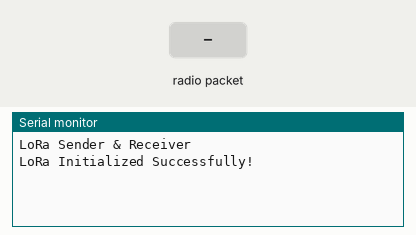
Simulated run of this sketch. Board: Arduino Uno, built with avr-gcc and run on an emulated ATmega328P. Parts: the last lines printed to the serial monitor. The test bench sets the inputs (shaded band). No radio packets arrive unless stated.

Above: at 1.2 s.
1.3 s: radio packet "1" arrives
At 1.6 s:
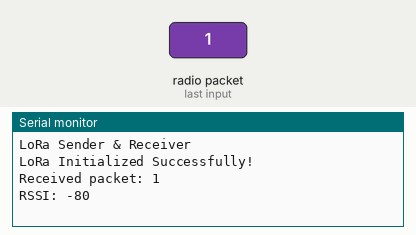
2.8 s: radio packet "0" arrives
At 3.8 s:
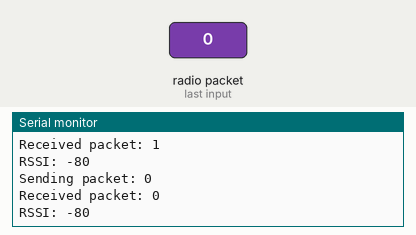
4.3 s: radio packet "2" arrives
At 5.1 s:
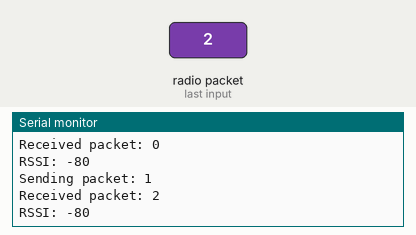
Timing chart, 0 to 7.3 s (numbered marks = the images above; inputs shaded):
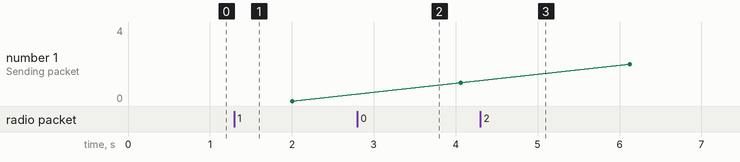

The sketch:

LoRa_RECIVER_P1.ino
```cpp
#include <SPI.h>
#include <LoRa.h>

#define ss 5
#define rst 14
#define dio0 2

unsigned long lastSendTime = 0;
const unsigned long sendInterval = 2000; // 2 seconds
int counter = 0;

void setup() {
  Serial.begin(115200);
  while (!Serial);
  Serial.println("LoRa Sender & Receiver");

  LoRa.setPins(ss, rst, dio0);
  while (!LoRa.begin(433E6)) {
    Serial.println(".");
    delay(500);
  }
  LoRa.setSyncWord(0xAB);
  Serial.println("LoRa Initialized Successfully!");
}

void loop() {
  // Send data every sendInterval milliseconds
  if (millis() - lastSendTime > sendInterval) {
    sendMessage();
    lastSendTime = millis();
  }

  receiveMessage();
}

void sendMessage() {
  Serial.print("Sending packet: ");
  Serial.println(counter);

  LoRa.beginPacket();
  LoRa.print("Hello from ESP32 #");
  LoRa.print(counter);
  LoRa.endPacket();

  counter++;
}

void receiveMessage() {
  int packetSize = LoRa.parsePacket();
  if (packetSize) {
    Serial.print("Received packet: ");
    String LoRaData = "";
    while (LoRa.available()) {
      LoRaData += (char)LoRa.read();
    }
    Serial.println(LoRaData);
    Serial.print("RSSI: ");
    Serial.println(LoRa.packetRssi());
  }
}
```

Measured:
- after the input at 1.3 s, the serial monitor: prints a new line at once (image 1)
- after the input at 2.8 s, the serial monitor: prints a new line at once (image 2)
- after the input at 4.3 s, the serial monitor: prints a new line at once (image 3)
